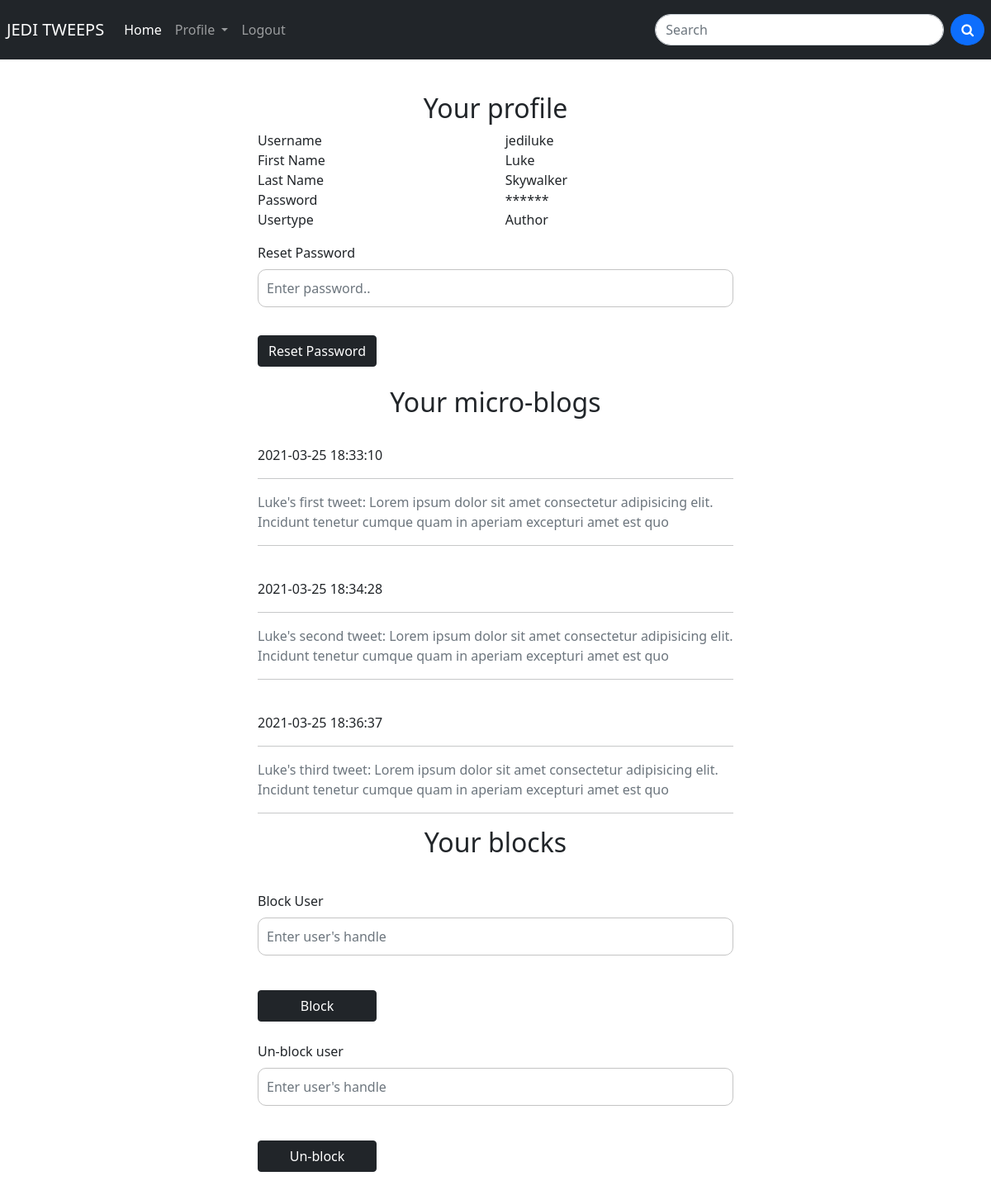
The app's page /profile.php (signed in) with its own data.
### tables this page shows
CREATE TABLE `Users` (
  `id` int NOT NULL AUTO_INCREMENT PRIMARY KEY,
  `handle` varchar(16) NOT NULL,
  `firstname` varchar(20) NOT NULL,
  `lastname` varchar(20) DEFAULT NULL,
  `isAdmin` tinyint(1) NOT NULL DEFAULT '0',
  `password` varchar(255) NOT NULL,
  `dateCreated` datetime NOT NULL DEFAULT CURRENT_TIMESTAMP,
  `blocked` varchar(255) NOT NULL,
  `blocks` varchar(255) NOT NULL
);

CREATE TABLE `Tweets` (
  `tweet_id` int NOT NULL AUTO_INCREMENT PRIMARY KEY,
  `author_id` int NOT NULL,
  `dateCreated` datetime NOT NULL DEFAULT CURRENT_TIMESTAMP,
  `text` varchar(240) NOT NULL
);

### profile.php (the view, shortened to what this page needs)
<?php
require_once "includes/header.php";
require_once "includes/db.php";
?>
<main id="pg-main-content">
    <br>
    <div class="container w-50 py-3">
        <div class="text-center">
            <h2 class="fw-light">Your profile</h2>
        </div>
        <?php
        $uID = -1;
        if (isset($_SESSION['userid'])) {
            $uID = $_SESSION['userid'];
        }
        $query = "SELECT * FROM `Users` WHERE `id` = $uID";
        $result = $dbconnection->query($query);
        $row = $result->fetch_assoc();
        $userName = $row['handle'];
        $firstName = $row['firstname'];
        $lastName = $row['lastname'];
        $adminCode = $row['isAdmin'];
        if ($adminCode == 1) {
            $userType = "Administrator";
        } else {
            $userType = 'Author';
        }
        ?>
        <table width=100%, height="100px">
            <tr>
                <td>Username</td>
                <td> <?php echo "$userName"; ?></td>
            </tr>
            <tr>
                <td>First Name</td>
                <td><?php echo "$firstName"; ?></td>
            </tr>
            <tr>
                <td>Last Name</td>
                <td><?php echo "$lastName"; ?></td>
            </tr>
            <tr>
                <td>Password</td>
                <td>******</td>
            </tr>
            <tr>
                <td>Usertype</td>
                <td><?php echo "$userType"; ?></td>
            </tr>
        </table>
        <form class="form-horizontal py-2" action="includes/Edit_Profile.php" method="post">
            <div class="form-row py-2">
                <div class="form-group">
                    <label for="password" class="form-label">Reset Password</label>
                    <input id="password" name="password" type="password" class="form-control"
                           placeholder="Enter password..">
                </div>
                <br>
                <div class="btn-group d-flex justify-content-right w-25">
                    <button name="send" type="submit" class="btn btn-dark">Reset Password</button>
                </div>
        </form>
        <br>
        <div class="text-center">
            <h2 class="fw-light">Your micro-blogs</h2>
        </div>
        <?php
        $blogsQuery = "SELECT * FROM `Tweets` WHERE `author_id` = $uID ";
        $result = $dbconnection->query($blogsQuery);
        if (mysqli_num_rows($result) == 0) {
            echo "<h2> Your have not posted any mirco-blogs yet </h2>";
        } else {
            while ($row = $result->fetch_assoc()) {
                $date = $row['dateCreated'];
                $content = $row['text'];
                echo "<br> $date";
                $heredoc = <<<END
							<hr>
							<div class = "tweepText" style = "height:3em; overflow: hidden">
							<p class="text-muted">
									{$content}
							</p>
							</div>
							<hr>
END;
                echo "$heredoc";
            }
        }
        ?>
        <div class="text-center">
            <h2 class="fw-light">Your blocks</h2>
        </div>
        <?php
        $userHandel = $_SESSION['userid'];
        $blockQurey = "SELECT*FROM `Users` WHERE `id` LIKE $userHandel";
        $blockResult = $dbconnection->query($blockQurey);
        if (mysqli_num_rows($blockResult) == 0) {
            $blockArray = null;
        } else {
        $row = $blockResult->fetch_assoc();
        $blockString = $row['blocks'];
        $blockArray = explode(";", $blockString);
        ?>
        <ul class="list-group list-group-flush">
            <?php
            foreach ($blockArray as $value) {
                echo <<<EOF
                <li class= "list-group-item""> $value </li>
EOF;
            }
            }
            ?>
        </ul>
        <div>
            <form class="form-horizontal py-2" action="includes/block.php?block=1" method="post">
                <div class="form-row py-2">
                    <div class="form-group">
                        <label for="block" class="form-label">Block User</label>
                        <input id="block" name="block" type="text" class="form-control"
                               placeholder="Enter user's handle">
                    </div>
                </div>
                <br>
                <div class="btn-group d-flex justify-content-right w-25">
                    <button name="send" type="submit" class="btn btn-dark">Block</button>
                </div>
            </form>
        </div>
        <div>
            <form class="form-horizontal py-2" action="includes/block.php?block=0" method="post">
                <div class="form-row py-2">
                    <div class="form-group">
                        <label for="unblock" class="form-label">Un-block user</label>
                        <input id="unblock" name="unblock" type="text" class="form-control"
                               placeholder="Enter user's handle">
                    </div>
                </div>
                <br>
                <div name = "blockList" class="btn-group d-flex justify-content-right w-25">
                    <button name="send" type="submit" class="btn btn-dark">Un-block</button>
                </div>
            </form>
        </div>
    </div>
</main>
<?php
require_once "includes/footer.php";
?>

### includes/header.php (shortened to what this page needs)
<!DOCTYPE html>
<html>
<head>
	<link href="https://cdn.jsdelivr.net/npm/bootstrap@5.0.0-beta2/dist/css/bootstrap.min.css" rel="stylesheet">
	<link rel="stylesheet" href="https://stackpath.bootstrapcdn.com/font-awesome/4.7.0/css/font-awesome.min.css">
	<link rel="stylesheet" href="css/style.css" type='text/css'>
</head>
<body>
<header>
	<nav class="navbar navbar-expand-lg navbar-dark bg-dark">
		  <div class="container-fluid p-2">
		    <a class="navbar-brand" href="mainFeed.php">JEDI TWEEPS</a>
		    <div class="collapse navbar-collapse" id="navbarScroll">
		      <ul class="navbar-nav me-auto my-2 my-lg-0 navbar-nav-scroll" style="--bs-scroll-height: 100px;">
		        <li class="nav-item">
		          <a class="nav-link active" aria-current="page" href="mainFeed.php">Home</a>
		        </li>
		        <li class="nav-item dropdown">
		          <a class="nav-link dropdown-toggle" href="#" id="navbarScrollingDropdown" role="button" data-bs-toggle="dropdown" aria-expanded="false">
		            Profile
		          </a>
		        </li>
		        <li class="nav-item">
		          <a class="nav-link" href="includes/logout.php" aria-disabled="true">Logout</a>
		        </li>
		      </ul>
		      <form class="d-flex">
		        <input class="form-control me-2" type="search" placeholder="Search" aria-label="Search" id="navbar-searchbar" name="search-keywords">
		        <button class="btn btn-primary " type="submit" id="navbar-button"><i class="fa fa-search" aria-hidden="true"></i></button>
		      </form>
		    </div>
		  </div>
	</nav>
</header>

### includes/footer.php (shortened to what this page needs)
</body>
</html>

### css/style.css (style rules this page uses)
* { margin: 0; padding: 0; text-decoration: none; box-sizing: border-box; line-height: 1.5em; }
form input[type="text"], form input[type="password"] { display: block; width: 100%; box-sizing: border-box; border-radius: 10px; border: 1px solid #c4c4c4; padding: 10px; margin-bottom: 10px; }
label { display: block; margin-bottom: 5px; }
#navbar-searchbar { border-radius: 20px; width: 350px }
#navbar-button { border-radius: 50%; }

### records on screen
users: handle "jediluke", firstname "Luke", lastname "Skywalker", isAdmin "Author"
tweets: dateCreated "2021-03-25 18:33:10", text "Luke's first tweet: Lorem ipsum dolor sit amet consectetur adipisicing elit. Incidunt tenetur cumque quam in aperiam excepturi amet est quo…"
tweets: dateCreated "2021-03-25 18:34:28", text "Luke's second tweet: Lorem ipsum dolor sit amet consectetur adipisicing elit. Incidunt tenetur cumque quam in aperiam excepturi amet est quo…"
tweets: dateCreated "2021-03-25 18:36:37", text "Luke's third tweet: Lorem ipsum dolor sit amet consectetur adipisicing elit. Incidunt tenetur cumque quam in aperiam excepturi amet est quo…"
